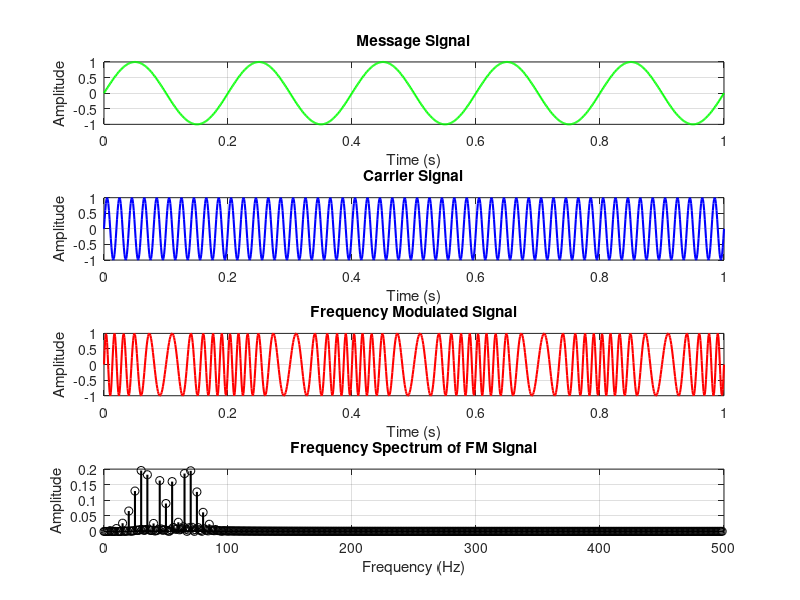

Source code (MATLAB):
clear;
close all;

% Input values for FM signal
Am = 1;  % Amplitude of the message signal
Ac = 1;  % Amplitude of the carrier signal
fm = 5;  % Frequency of the message signal (Hz)
fc = 50; % Frequency of the carrier signal (Hz)
t = 0:0.001:1; % Time vector from 0 to 1 second, with a step size of 0.001

% Modulation index B (assuming B = Am)
B = 5;  % Modulation index (scaled by the amplitude of the message signal)

% Equation for message signal
m = Am * sin(2 * pi * fm * t);

% Equation for carrier signal
c = Ac * sin(2 * pi * fc * t);

% Frequency modulated signal equation
y = Ac * sin(2 * pi * fc * t + B * sin(2 * pi * fm * t));

% Plotting the time-domain signals
subplot(4, 1, 1);
plot(t, m, 'g', 'LineWidth', 1.5); % Green color for message signal
title('Message Signal');
xlabel('Time (s)');
ylabel('Amplitude');
grid on;

subplot(4, 1, 2);
plot(t, c, 'b', 'LineWidth', 1.5); % Blue color for carrier signal
title('Carrier Signal');
xlabel('Time (s)');
ylabel('Amplitude');
grid on;

subplot(4, 1, 3);
plot(t, y, 'r', 'LineWidth', 1.5); % Red color for frequency modulated signal
title('Frequency Modulated Signal');
xlabel('Time (s)');
ylabel('Amplitude');
grid on;

% Frequency Spectrum of FM Signal using FFT
N = length(y);                      % Length of the signal
Fs = 1000;                           % Sampling frequency (samples per second)
FM_spectrum = fft(y) / N;            % Normalized FFT of the signal
frequencies = (0:N/2-1) * Fs / N;    % One-sided frequency vector

% Plotting the Frequency Spectrum
subplot(4, 1, 4);
stem(frequencies, abs(FM_spectrum(1:N/2)), 'k', 'LineWidth', 1.5); % Black color for spectrum
xlabel('Frequency (Hz)');
ylabel('Amplitude');
title('Frequency Spectrum of FM Signal');
grid on;

% Display the modulation index
fprintf('Modulation Index: %f\n', B);
